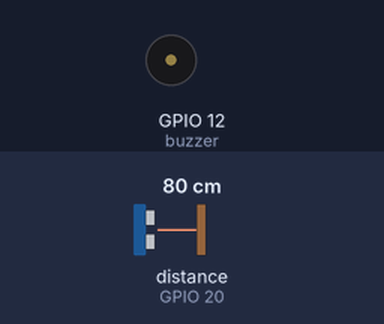
A program run on a simulated Raspberry Pi (BCM pin numbers). Parts: buzzer (waves = sounding, pin HIGH). Inputs (shaded band) come from the test bench; at power-on: distance to the obstacle (sensor on GPIO 20) 80 cm. The echo pulse lasts 58.3 µs per cm; the clock reads 2024-03-15 10:24:30 at power-on unless the program sets it; pins used as bus, display or sensor lines are not drawn.

Above: at 1.2 s.
1.3 s: distance to the obstacle (sensor on GPIO 20) set to 50 cm
2.8 s: distance to the obstacle (sensor on GPIO 20) set to 41 cm
At 3.4 s:
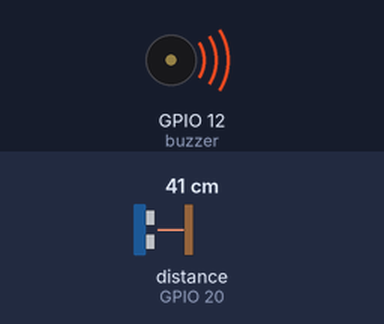
5.9 s: distance to the obstacle (sensor on GPIO 20) set to 13 cm
At 6.68 s:
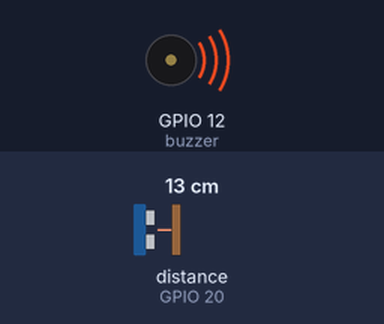
9.0 s: distance to the obstacle (sensor on GPIO 20) set to 10 cm
At 10.0 s:
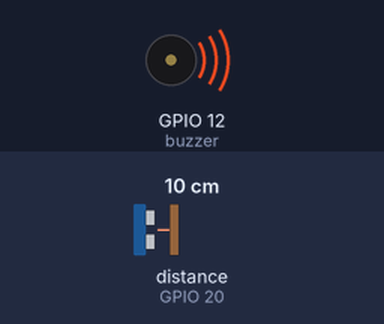
10.5 s: distance to the obstacle (sensor on GPIO 20) set to 35 cm
At 11.9 s:
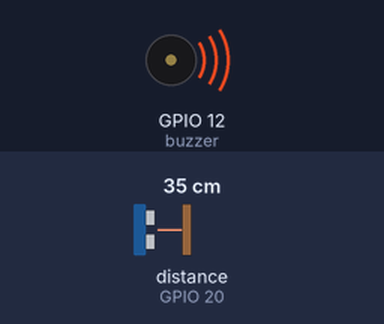
Timing chart, 0 to 14.6 s (numbered marks = the images above; inputs shaded):
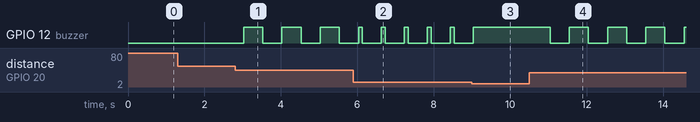

Measured:
- the behaviour switches between 45 and 44 cm on distance to the obstacle (sensor on GPIO 20) (found by bisection; images 0 and 1)
- the behaviour switches between 12 and 11 cm on distance to the obstacle (sensor on GPIO 20) (found by bisection; images 2 and 3)
- after the input at 1.3 s, every drawn part: stays the same
- after the input at 2.8 s, GPIO 12 (buzzer): alternates HIGH for 0.50 s and LOW for 0.50 s, starting after 0.22 s
- after the input at 5.9 s, GPIO 12 (buzzer): alternates HIGH for 0.10 s and LOW for 0.50 s, starting after 0.23 s
- after the input at 9.0 s, GPIO 12 (buzzer): goes on until 9.0 s, then stays HIGH
- after the input at 10.5 s, GPIO 12 (buzzer): alternates HIGH for 0.50 s and LOW for 0.50 s, starting after 0.54 s

The program:

ultrasonico.py
```python
# Importamos la paquteria necesaria
import RPi.GPIO as GPIO
import time
from gpiozero import Buzzer
from time import sleep

buzzer = Buzzer(12)
TRIG = 16
ECHO = 20

GPIO.setmode(GPIO.BCM)     #Establecemos el modo según el cual nos refiriremos a los GPIO de nuestra RPi
GPIO.setup(TRIG, GPIO.OUT) #Configuramos el pin TRIG como una salida
GPIO.setup(ECHO, GPIO.IN)  #Configuramos el pin ECHO como una salida


try:
    while True:

        # Ponemos en bajo el pin TRIG
        GPIO.output(TRIG, GPIO.LOW)
        time.sleep(0.5)

        #Ponemos en alto el pin TRIG
        GPIO.output(TRIG, GPIO.HIGH)
        time.sleep(0.00001)
        GPIO.output(TRIG, GPIO.LOW)


        while True:
            pulso_inicio = time.time()
            if GPIO.input(ECHO) == GPIO.HIGH:
                break


        while True:
            pulso_fin = time.time()
            if GPIO.input(ECHO) == GPIO.LOW:
                break

        duracion = pulso_fin - pulso_inicio

        #Obtener la distancia
        distancia = (34300 * duracion) / 2
        if distancia > 45:
            buzzer.off()
        if distancia > 30 and distancia <= 44.99:
            buzzer.on()
            sleep(0.5)
            buzzer.off()
            sleep(0.0)
        if distancia > 16 and distancia < 29.99:
            buzzer.on()
            sleep(0.3)
            buzzer.off()
            sleep(0.0)
        if distancia > 11 and distancia < 15.99:
            buzzer.on()
            sleep(0.1)
            buzzer.off()
            sleep(0.0)
        if distancia <= 10.99:
            buzzer.on()


finally:
    # Reiniciamos
    GPIO.cleanup()
```
